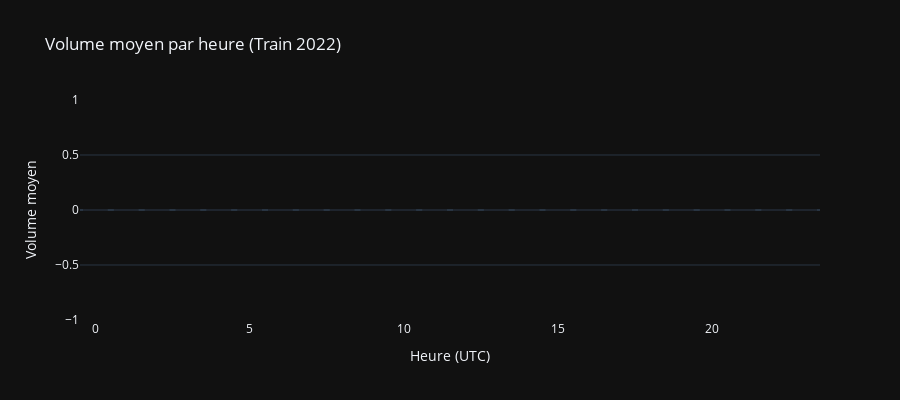

Notebook code for this chart:
### Markdown cell above
### 5.1 - Volume moyen par heure

### Code cell
hourly_stats = df_train.groupby('hour').agg(
    volume_mean=('volume', 'mean'),
    return_mean=('return_1', 'mean'),
    return_std=('return_1', 'std'),
    n_candles=('close', 'count'),
).reset_index()

fig = go.Figure()
fig.add_trace(go.Bar(
    x=hourly_stats['hour'],
    y=hourly_stats['volume_mean'],
    marker_color='#00d4aa',
    name='Volume moyen',
))

fig.update_layout(
    title='Volume moyen par heure (Train 2022)',
    xaxis_title='Heure (UTC)',
    yaxis_title='Volume moyen',
    height=400,
)
fig.show()

### Figure 1 — Plotly figure (JSON) as saved in the notebook; plotly's stock layout.template omitted (floating-point values rounded to 4 significant figures)
{"data": [{"marker": {"color": "#00d4aa"}, "name": "Volume moyen", "type": "bar", "x": [0, 1, 2, 3, 4, 5, 6, 7, 8, 9, 10, 11, 12, 13, 14, 15, 16, 17, 18, 19, 20, 21, 22, 23], "y": [0.0, 0.0, 0.0, 0.0, 0.0, 0.0, 0.0, 0.0, 0.0, 0.0, 0.0, 0.0, 0.0, 0.0, 0.0, 0.0, 0.0, 0.0, 0.0, 0.0, 0.0, 0.0, 0.0, 0.0]}], "layout": {"height": 400, "title": {"text": "Volume moyen par heure (Train 2022)"}, "xaxis": {"title": {"text": "Heure (UTC)"}}, "yaxis": {"title": {"text": "Volume moyen"}}}}
